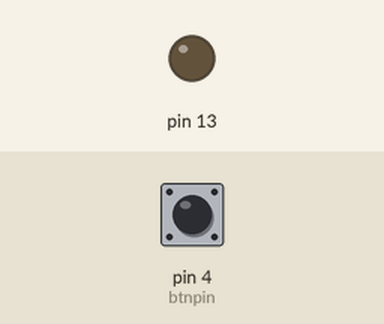
The sketch below on a simulated Arduino Uno, built with avr-gcc and run on an emulated ATmega328P. Parts: output pins drawn as LEDs (lit = HIGH). The test bench sets the inputs (shaded band); at power-on: pin 4 (btnpin) HIGH. What the sketch prints to the serial monitor is not drawn.

Above: at 1.2 s.
1.3 s: pin 4 (btnpin) pulled LOW for 0.15 s
At 1.7 s:
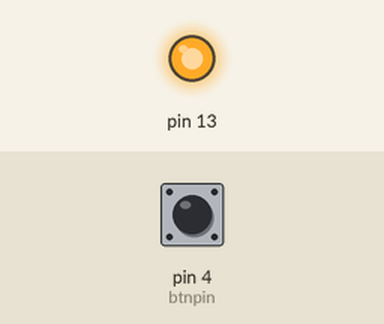
3.3 s: pin 4 (btnpin) pulled LOW for 3.2 s
At 7.4 s:
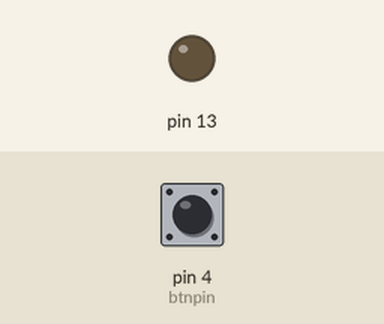
Timing chart, 0 to 8.9 s (numbered marks = the images above; inputs shaded):
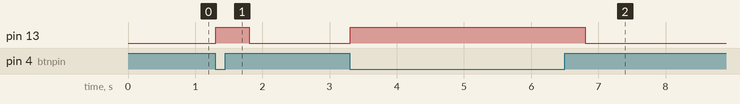

The sketch:

btn.ino
```cpp
int btnflag=0;
int btnpin=4;

void setup() {
  Serial.begin(9600);
  pinMode(btnpin, INPUT_PULLUP);

  pinMode(13, OUTPUT);
}

void loop() {
  int sensorVal = digitalRead(btnpin);
  Serial.println(sensorVal);
  if (sensorVal == HIGH) {
    digitalWrite(13, LOW);
  } else {
    digitalWrite(13, HIGH);
    btnflag=btnflag+1;
    btnflag=btnflag%2;
    delay(500);
  }
}
```

Measured:
- after the input at 1.3 s, pin 13: LOW → HIGH at once, → LOW 0.50 s later
- after the input at 3.3 s, pin 13: LOW → HIGH at once, → LOW 3.5 s later
